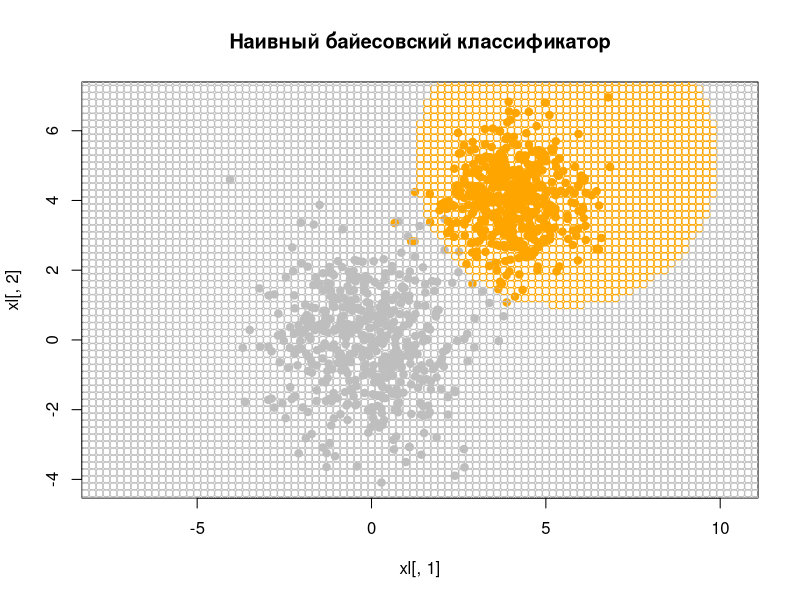

The R script that drew this image:
objectCounter <- 500

naiv <- function(x, mu, sigma, lamda, P){
	n <- 2
	res <- log(lamda*P)
	
	for(i in 1 : n){
		pyj <- (1/(sigma[i]*sqrt(2*pi))) * exp(-1 * ((x[i] - mu[i])^2)/(2*sigma[i]^2))
    	res <- res + log(pyj)
	}
	
	return(res)
}

get_mu <- function(xl){

	l <- dim(xl)[1] 
	return(c(sum(xl[,1])/l, sum(xl[,2])/l))
  
}

get_sigma <- function(xl, mu){

	l <- dim(xl)[1] 
	return(c(sum((xl[,1] - mu[1])^2)/l, sum((xl[,2] - mu[2])^2)/l))
	
}

library(MASS)
sigma1 <- matrix(c(2, 0, 0, 2),2,2)
sigma2 <- matrix(c(1, 0, 0, 1),2,2)

mu1 <- c(0,0)
mu2 <- c(4,4)

x1 <- mvrnorm(n = objectCounter, mu1, sigma1)
x2 <- mvrnorm(n = objectCounter, mu2, sigma2)

xy1 <- cbind(x1,1) 
xy2 <- cbind(x2,2) 
  
xl <- rbind(xy1,xy2)

colors <- c("gray", "orange")
plot(xl[,1],xl[,2], pch = 21,main = "Наивный байесовский классификатор", col = colors[xl[,3]], asp = 1, bg=colors[xl[,3]])
  
mu1 <- get_mu(x1)
mu2 <- get_mu(x2)     

sigma1 <- get_sigma(x1, mu1)
sigma2 <- get_sigma(x2, mu2)
  
x1 <- -15;

while(x1 < 20){
	x2 <- -8;
    
    while(x2 < 13){          
    
    	class <- 0;
    	
    	if(naiv(c(x1,x2), mu1, sigma1, 1, 0.5) > naiv(c(x1,x2), mu2, sigma2, 1, 0.5)){
        	class <- 1
    	} 
    	else {
        	class <- 2
    	}
    	
    	points(x1, x2, pch = 21, col=colors[class], asp = 1)
    	x2 <- x2 + 0.2
    }
x1 <- x1 + 0.2
}
